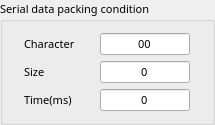
                 <widget class="QGroupBox" name="group_packing_6">
                  <property name="minimumSize">
                   <size>
                    <width>215</width>
                    <height>120</height>
                   </size>
                  </property>
                  <property name="maximumSize">
                   <size>
                    <width>215</width>
                    <height>125</height>
                   </size>
                  </property>
                  <property name="font">
                   <font>
                    <family>맑은 고딕</family>
                    <pointsize>8</pointsize>
                   </font>
                  </property>
                  <property name="title">
                   <string>Serial data packing condition</string>
                  </property>
                  <layout class="QGridLayout" name="gridLayout_2">
                   <item row="0" column="0">
                    <layout class="QHBoxLayout" name="horizontalLayout_124">
                     <item>
                      <widget class="QLabel" name="label_147">
                       <property name="minimumSize">
                        <size>
                         <width>70</width>
                         <height>22</height>
                        </size>
                       </property>
                       <property name="maximumSize">
                        <size>
                         <width>70</width>
                         <height>22</height>
                        </size>
                       </property>
                       <property name="font">
                        <font>
                         <family>맑은 고딕</family>
                         <pointsize>8</pointsize>
                        </font>
                       </property>
                       <property name="text">
                        <string>Character</string>
                       </property>
                      </widget>
                     </item>
                     <item>
                      <widget class="QLineEdit" name="ch1_pack_char">
                       <property name="minimumSize">
                        <size>
                         <width>90</width>
                         <height>22</height>
                        </size>
                       </property>
                       <property name="maximumSize">
                        <size>
                         <width>85</width>
                         <height>22</height>
                        </size>
                       </property>
                       <property name="font">
                        <font>
                         <family>맑은 고딕</family>
                         <pointsize>8</pointsize>
                        </font>
                       </property>
                       <property name="text">
                        <string>00</string>
                       </property>
                       <property name="alignment">
                        <set>Qt::AlignCenter</set>
                       </property>
                      </widget>
                     </item>
                    </layout>
                   </item>
                   <item row="1" column="0">
                    <layout class="QHBoxLayout" name="horizontalLayout_125">
                     <item>
                      <widget class="QLabel" name="label_148">
                       <property name="minimumSize">
                        <size>
                         <width>70</width>
                         <height>22</height>
                        </size>
                       </property>
                       <property name="maximumSize">
                        <size>
                         <width>70</width>
                         <height>22</height>
                        </size>
                       </property>
                       <property name="font">
                        <font>
                         <family>맑은 고딕</family>
                         <pointsize>8</pointsize>
                        </font>
                       </property>
                       <property name="frameShadow">
                        <enum>QFrame::Plain</enum>
                       </property>
                       <property name="text">
                        <string>Size</string>
                       </property>
                      </widget>
                     </item>
                     <item>
                      <widget class="QLineEdit" name="ch1_pack_size">
                       <property name="minimumSize">
                        <size>
                         <width>90</width>
                         <height>22</height>
                        </size>
                       </property>
                       <property name="maximumSize">
                        <size>
                         <width>85</width>
                         <height>22</height>
                        </size>
                       </property>
                       <property name="font">
                        <font>
                         <family>맑은 고딕</family>
                         <pointsize>8</pointsize>
                        </font>
                       </property>
                       <property name="text">
                        <string>0</string>
                       </property>
                       <property name="alignment">
                        <set>Qt::AlignCenter</set>
                       </property>
                      </widget>
                     </item>
                    </layout>
                   </item>
                   <item row="2" column="0">
                    <layout class="QHBoxLayout" name="horizontalLayout_123">
                     <item>
                      <widget class="QLabel" name="packing_time_6">
                       <property name="minimumSize">
                        <size>
                         <width>70</width>
                         <height>22</height>
                        </size>
                       </property>
                       <property name="maximumSize">
                        <size>
                         <width>70</width>
                         <height>22</height>
                        </size>
                       </property>
                       <property name="font">
                        <font>
                         <family>맑은 고딕</family>
                         <pointsize>8</pointsize>
                        </font>
                       </property>
                       <property name="text">
                        <string>Time(ms)</string>
                       </property>
                      </widget>
                     </item>
                     <item>
                      <widget class="QLineEdit" name="ch1_pack_time">
                       <property name="minimumSize">
                        <size>
                         <width>90</width>
                         <height>22</height>
                        </size>
                       </property>
                       <property name="maximumSize">
                        <size>
                         <width>85</width>
                         <height>22</height>
                        </size>
                       </property>
                       <property name="font">
                        <font>
                         <family>맑은 고딕</family>
                         <pointsize>8</pointsize>
                        </font>
                       </property>
                       <property name="text">
                        <string>0</string>
                       </property>
                       <property name="alignment">
                        <set>Qt::AlignCenter</set>
                       </property>
                      </widget>
                     </item>
                    </layout>
                   </item>
                  </layout>
                 </widget>
